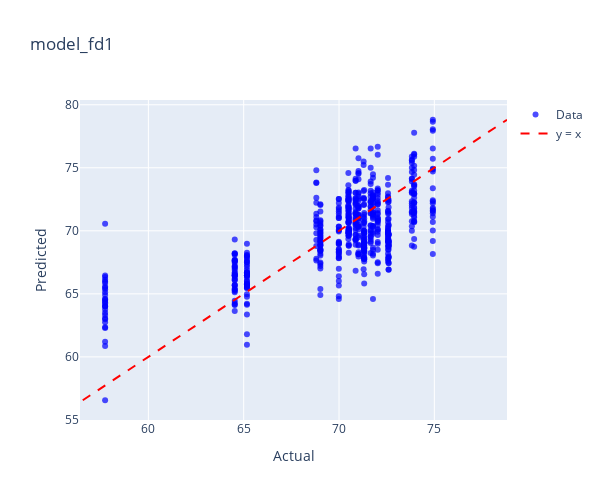
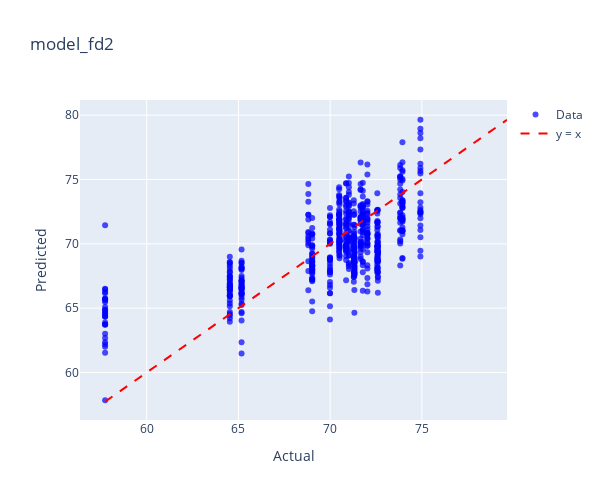
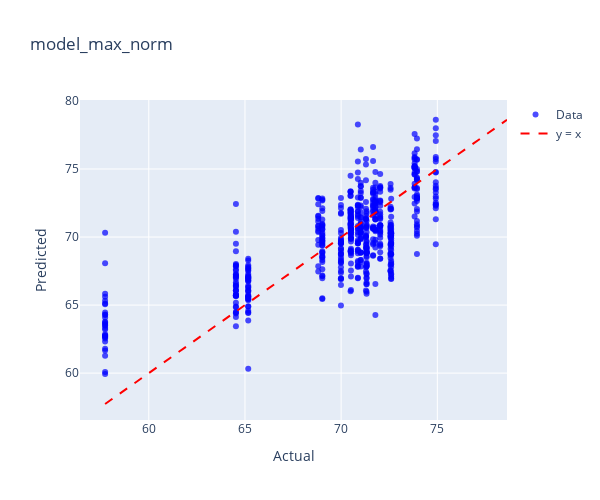
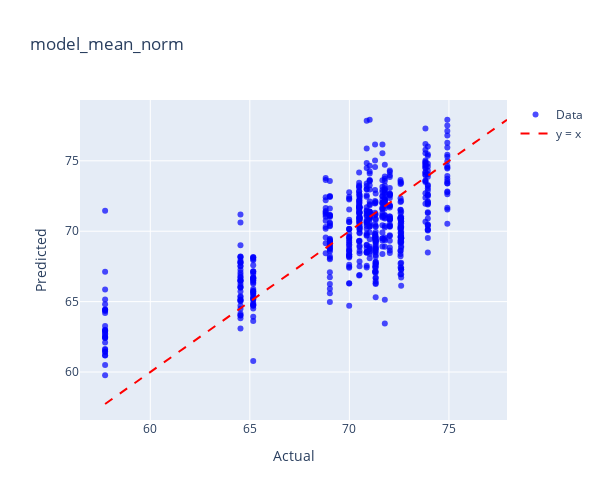

The notebook cell saved with these charts, in order:
### Code cell
model_dict = {
    'model_fd1': (model_fd1, lemak_fd1),
    'model_fd2': (model_fd2, lemak_fd2),
    'model_max_norm': (model_max_norm, lemak_max_norm),
    'model_mean_norm': (model_mean_norm, lemak_mean_norm),
    'model_msc': (model_msc, lemak_msc),
    'model_ori': (model_ori, lemak_ori),
    'model_range_norm': (model_range_norm, lemak_range_norm),
    'model_sg1': (model_sg1, lemak_sg1),
    'model_sg2': (model_sg2, lemak_sg2),
    'model_snv': (model_snv, lemak_snv),
}

for name, (model, data) in model_dict.items():
    print(f"Plotting for {name}")
    plot_actual_vs_predicted_plotly(model, data, 'LEMAK',name)

### Figure 1 — Plotly figure (JSON) as saved in the notebook; plotly's stock layout.template omitted (floating-point values rounded to 4 significant figures; data arrays with more than 128 entries replaced by an {"elided": "..."} marker saying what was removed)
{"data": [{"hovertemplate": "Index: %{text}<br>Actual: %{x}<br>Predicted: %{y}<extra></extra>", "marker": {"color": "blue", "opacity": 0.7, "size": 6}, "mode": "markers", "name": "Data", "text": {"elided": "612 str values"}, "type": "scatter", "x": {"elided": "612 float values"}, "y": {"elided": "612 float values"}}, {"line": {"color": "red", "dash": "dash"}, "mode": "lines", "name": "y = x", "type": "scatter", "x": [56.56, 78.81], "y": [56.56, 78.81]}], "layout": {"height": 500, "title": {"text": "model_fd1"}, "width": 600, "xaxis": {"title": {"text": "Actual"}}, "yaxis": {"title": {"text": "Predicted"}}}}

### Figure 2 — Plotly figure (JSON) as saved in the notebook; plotly's stock layout.template omitted (floating-point values rounded to 4 significant figures; data arrays with more than 128 entries replaced by an {"elided": "..."} marker saying what was removed)
{"data": [{"hovertemplate": "Index: %{text}<br>Actual: %{x}<br>Predicted: %{y}<extra></extra>", "marker": {"color": "blue", "opacity": 0.7, "size": 6}, "mode": "markers", "name": "Data", "text": {"elided": "612 str values"}, "type": "scatter", "x": {"elided": "612 float values"}, "y": {"elided": "612 float values"}}, {"line": {"color": "red", "dash": "dash"}, "mode": "lines", "name": "y = x", "type": "scatter", "x": [57.73, 79.64], "y": [57.73, 79.64]}], "layout": {"height": 500, "title": {"text": "model_fd2"}, "width": 600, "xaxis": {"title": {"text": "Actual"}}, "yaxis": {"title": {"text": "Predicted"}}}}

### Figure 3 — Plotly figure (JSON) as saved in the notebook; plotly's stock layout.template omitted (floating-point values rounded to 4 significant figures; data arrays with more than 128 entries replaced by an {"elided": "..."} marker saying what was removed)
{"data": [{"hovertemplate": "Index: %{text}<br>Actual: %{x}<br>Predicted: %{y}<extra></extra>", "marker": {"color": "blue", "opacity": 0.7, "size": 6}, "mode": "markers", "name": "Data", "text": {"elided": "612 str values"}, "type": "scatter", "x": {"elided": "612 float values"}, "y": {"elided": "612 float values"}}, {"line": {"color": "red", "dash": "dash"}, "mode": "lines", "name": "y = x", "type": "scatter", "x": [57.73, 78.62], "y": [57.73, 78.62]}], "layout": {"height": 500, "title": {"text": "model_max_norm"}, "width": 600, "xaxis": {"title": {"text": "Actual"}}, "yaxis": {"title": {"text": "Predicted"}}}}

### Figure 4 — Plotly figure (JSON) as saved in the notebook; plotly's stock layout.template omitted (floating-point values rounded to 4 significant figures; data arrays with more than 128 entries replaced by an {"elided": "..."} marker saying what was removed)
{"data": [{"hovertemplate": "Index: %{text}<br>Actual: %{x}<br>Predicted: %{y}<extra></extra>", "marker": {"color": "blue", "opacity": 0.7, "size": 6}, "mode": "markers", "name": "Data", "text": {"elided": "612 str values"}, "type": "scatter", "x": {"elided": "612 float values"}, "y": {"elided": "612 float values"}}, {"line": {"color": "red", "dash": "dash"}, "mode": "lines", "name": "y = x", "type": "scatter", "x": [57.73, 77.92], "y": [57.73, 77.92]}], "layout": {"height": 500, "title": {"text": "model_mean_norm"}, "width": 600, "xaxis": {"title": {"text": "Actual"}}, "yaxis": {"title": {"text": "Predicted"}}}}
